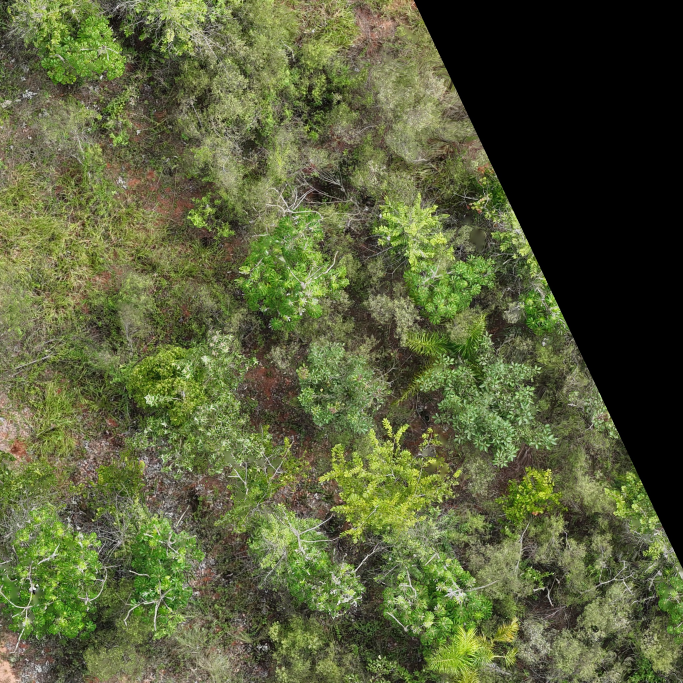
#> input picture data/validacao_backup_20260705_140926/tile_0053/tile_0053.jpg, 2048 x 2048 px (shown at 1/3 size)
$ python -i relatorio_embauba.py   (imports and definitions only)
#> lines starting #> are read from the running program, lines starting #| are printed output that depends on the picture; after the words box and inside, x2 and y2 are one past the last pixel; in counts of white or black regions, pixels touching at a corner belong together
#> further down, picture is the input picture: shape (2048, 2048, 3); mean B, G, R 58.2, 95.8, 88.8
import cv2
import numpy as np
import matplotlib
# [1 line not run here, left out]
import matplotlib.pyplot as plt
import json
import os
import time
import tracemalloc
from multiprocessing import Pool, cpu_count

TILES_DIR      = "tiles"
OUTPUT_DIR     = "output"
PASSO_A_PASSO_DIR = os.path.join(OUTPUT_DIR, "passo_a_passo")
TILE_DEMO      = "tiles/tile_0053.jpg"

# ── Parâmetros (espelho de embaubaHSVmask.py) ─────────────────────────────────
HSV_LOWER   = np.array([44, 144, 104])
HSV_UPPER   = np.array([58, 231, 203])
BLUR_KERNEL = (9, 9)
CLOSE_SIZE  = 25
OPEN_SIZE   = 9
AREA_MIN    = 10_000


# ── Pipeline ──────────────────────────────────────────────────────────────────

def detectar(img_bgr):
    img_rgb = cv2.cvtColor(img_bgr, cv2.COLOR_BGR2RGB)

    # suavização
    blurred = cv2.GaussianBlur(img_bgr, BLUR_KERNEL, 0)

    # segmentação por cor HSV
    hsv        = cv2.cvtColor(blurred, cv2.COLOR_BGR2HSV)
#> hsv: shape (2048, 2048, 3); mean H, S, V 28, 85.5, 97.5
    mask_bruta = cv2.inRange(hsv, HSV_LOWER, HSV_UPPER)
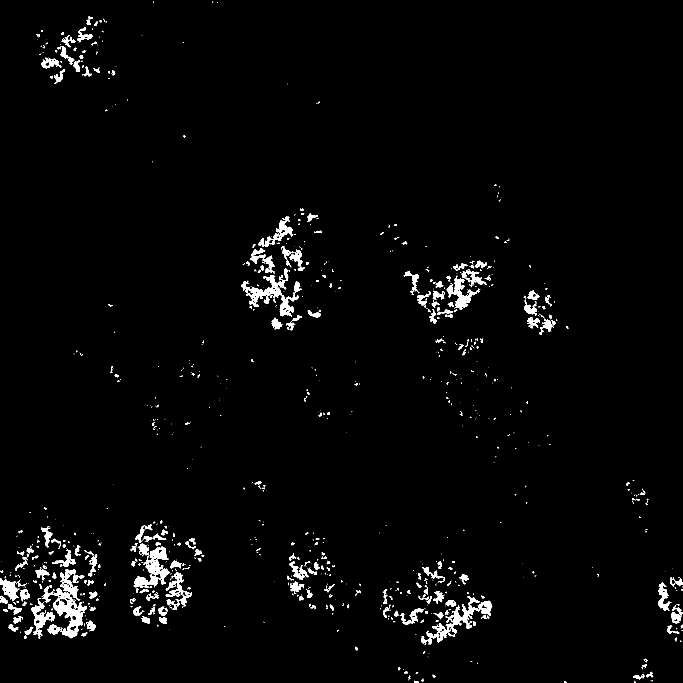
#> mask_bruta: shape (2048, 2048) (shown at 1/3 size); 2.2% white; 955 white regions (609 under 20 px), largest, box (x1, y1, x2, y2) and area: (126, 1707, 261, 1915) 9159, (724, 825, 904, 951) 5815, (1279, 1788, 1477, 1934) 5579

    # morfologia: fecha buracos, remove ruído
    k_close    = cv2.getStructuringElement(cv2.MORPH_ELLIPSE, (CLOSE_SIZE, CLOSE_SIZE))
    k_open     = cv2.getStructuringElement(cv2.MORPH_ELLIPSE, (OPEN_SIZE, OPEN_SIZE))
    mask_fecha = cv2.morphologyEx(mask_bruta, cv2.MORPH_CLOSE, k_close)
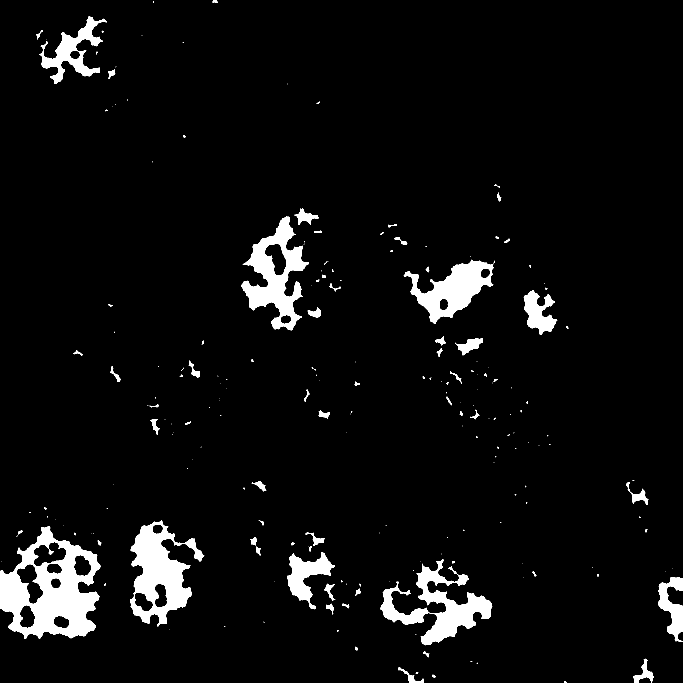
#> mask_fecha: shape (2048, 2048) (shown at 1/3 size); 5.1% white; 217 white regions (129 under 20 px), largest, box (x1, y1, x2, y2) and area: (0, 1579, 302, 1917) 51314, (390, 1561, 613, 1879) 31598, (724, 650, 927, 991) 27277
    mask_limpa = cv2.morphologyEx(mask_fecha, cv2.MORPH_OPEN,  k_open)
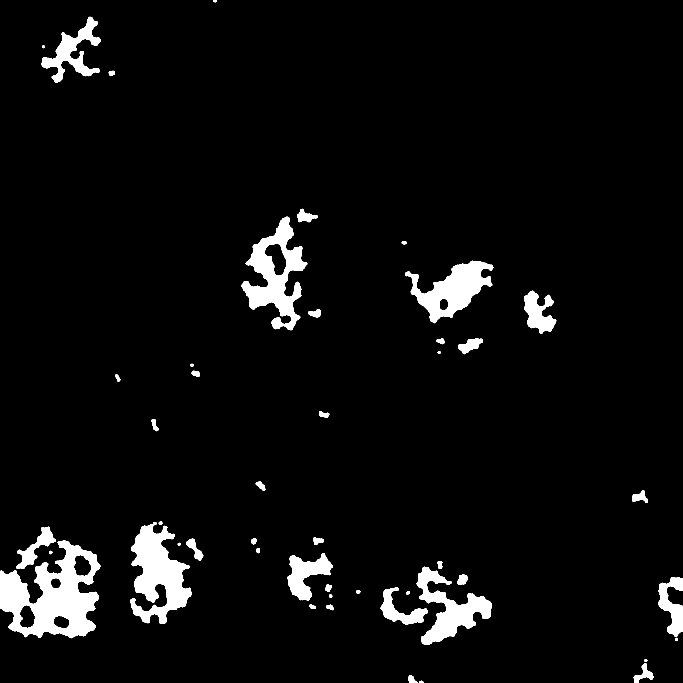
#> mask_limpa: shape (2048, 2048) (shown at 1/3 size); 4.8% white; 47 white regions

    # filtra contornos por área mínima
    todos, _  = cv2.findContours(mask_limpa, cv2.RETR_EXTERNAL, cv2.CHAIN_APPROX_SIMPLE)
#> todos = 47 contours; largest, box (x1, y1, x2, y2) and area: (0, 1621, 301, 1915) 52224, (724, 650, 922, 991) 29948, (391, 1566, 575, 1871) 28820, (1215, 782, 1480, 970) 21704, (1250, 1700, 1476, 1935) 19140
    contornos = [c for c in todos if cv2.contourArea(c) > AREA_MIN]
#> contornos = 6 contours; box (x1, y1, x2, y2) and area: (0, 1621, 301, 1915) 52224, (724, 650, 922, 991) 29948, (391, 1566, 575, 1871) 28820, (1215, 782, 1480, 970) 21704, (1250, 1700, 1476, 1935) 19140, (125, 50, 303, 249) 10832

    # desenha convex hull de cada detecção
    resultado = img_rgb.copy()
    for c in contornos:
        hull = cv2.convexHull(c)
        x, y, _, _ = cv2.boundingRect(hull)
        cv2.drawContours(resultado, [hull], -1, (0, 200, 255), 3)
        cv2.putText(resultado, 'Cecropia', (x, y - 10),
                    cv2.FONT_HERSHEY_SIMPLEX, 0.8, (0, 200, 255), 3)
#> this loop made 6 passes
#> (x, y) on passes 1 to 6: (1250, 1700), (0, 1621), (391, 1566), (1215, 782), (724, 650), (125, 50)

    return {
        "img_rgb":      img_rgb,
        "suavizado":    cv2.cvtColor(blurred, cv2.COLOR_BGR2RGB),
        "hsv":          hsv,
        "mask_bruta":   mask_bruta,
        "mask_fecha":   mask_fecha,
        "mask_limpa":   mask_limpa,
        "contornos":    contornos,
        "resultado":    resultado,
        "count":        len(contornos),
        "areas_px":     [cv2.contourArea(c) for c in contornos],
        "coverage_pct": float(np.count_nonzero(mask_limpa)) / mask_limpa.size * 100,
    }


# ── Passo a passo ─────────────────────────────────────────────────────────────

# [244 lines left out: functions _salvar_passo_a_passo, _processar_tile, processar_todos_tiles, gerar_figuras, gerar_relatorio, _salvar and 1 more, not called in this run]


# ── Main ──────────────────────────────────────────────────────────────────────

# [14 lines not run here, left out]

>>> import cv2
>>> picture = cv2.imread('data/validacao_backup_20260705_140926/tile_0053/tile_0053.jpg')
>>> result = detectar(picture)
#> result = 11 items

$ run again, on data/validacao_backup_20260705_140926/tile_0048/tile_0048.jpg
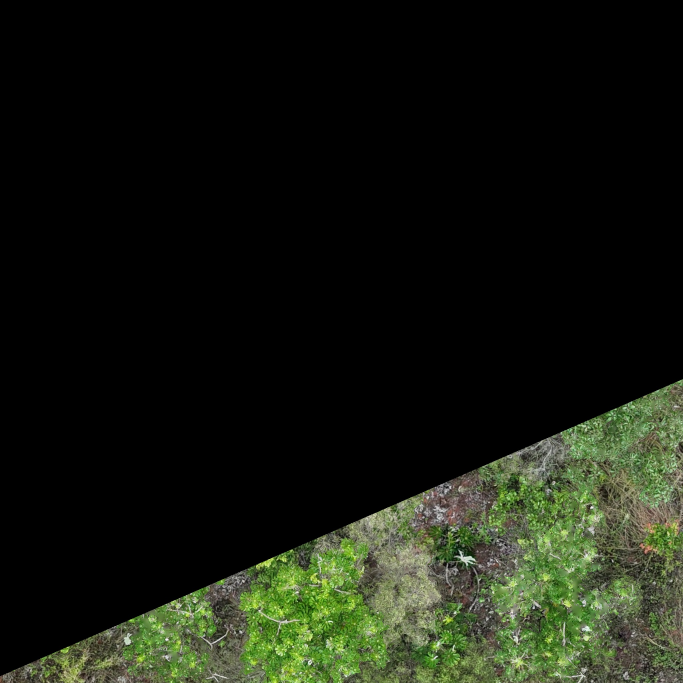
#> input picture data/validacao_backup_20260705_140926/tile_0048/tile_0048.jpg, 2048 x 2048 px (shown at 1/3 size)
#> picture is the input picture: shape (2048, 2048, 3); mean B, G, R 16.4, 26.9, 22.5
#> hsv: shape (2048, 2048, 3); mean H, S, V 9.2, 22.8, 27.1
#> in detectar, `mask_bruta = cv2.inRange(hsv, HSV_LOWER, HSV_UPPER)`:
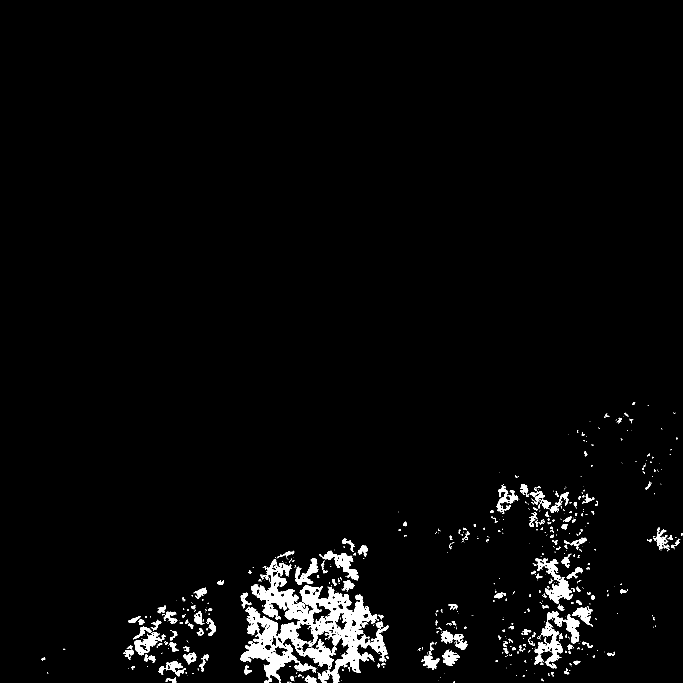
#> mask_bruta: shape (2048, 2048) (shown at 1/3 size); 2.7% white; 576 white regions (362 under 20 px), largest, box (x1, y1, x2, y2) and area: (720, 1677, 1165, 2048) 58243, (1602, 1833, 1740, 2005) 7133, (1606, 1674, 1718, 1811) 4617
#> mask_fecha: shape (2048, 2048); 5.4% white; 111 white regions (64 under 20 px), largest, box (x1, y1, x2, y2) and area: (720, 1616, 1167, 2048) 118758, (1470, 1452, 1794, 2029) 60694, (370, 1763, 648, 2048) 25972
#> in detectar, `mask_limpa = cv2.morphologyEx(mask_fecha, cv2.MORPH_OPEN,  k_open)`:
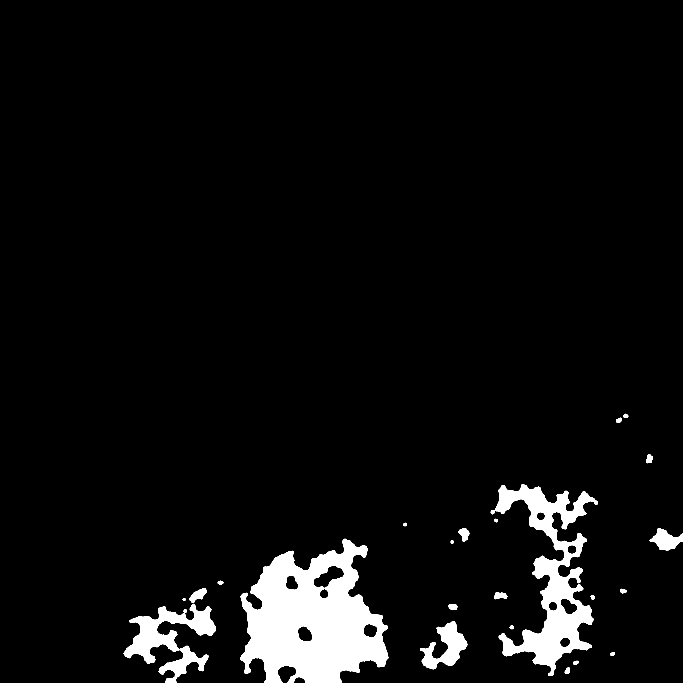
#> mask_limpa: shape (2048, 2048) (shown at 1/3 size); 5.2% white; 26 white regions
#> todos = 26 contours; largest, box (x1, y1, x2, y2) and area: (721, 1616, 1165, 2048) 125234, (1485, 1453, 1793, 2028) 61148, (371, 1811, 648, 1991) 17888, (1260, 1864, 1402, 2008) 8798, (476, 1937, 626, 2048) 5310
#> contornos = 3 contours; box (x1, y1, x2, y2) and area: (721, 1616, 1165, 2048) 125234, (1485, 1453, 1793, 2028) 61148, (371, 1811, 648, 1991) 17888
#> the loop in detectar, `for c in contornos:` made 3 passes
#> (x, y) on passes 1 to 3: (371, 1811), (721, 1616), (1485, 1453)
#> result = 11 items

$ run again, on data/validacao_backup_20260705_140926/tile_0086/tile_0086.jpg
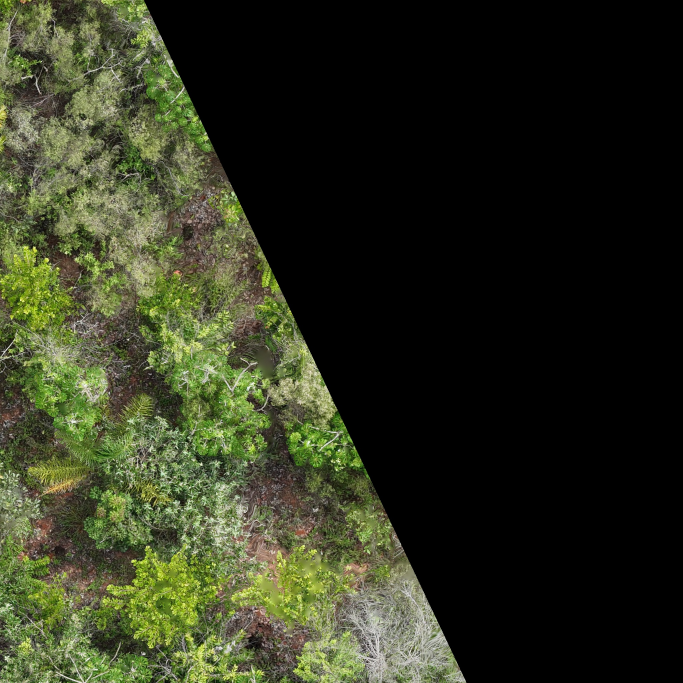
#> input picture data/validacao_backup_20260705_140926/tile_0086/tile_0086.jpg, 2048 x 2048 px (shown at 1/3 size)
#> picture is the input picture: shape (2048, 2048, 3); mean B, G, R 31.3, 51.2, 47
#> hsv: shape (2048, 2048, 3); mean H, S, V 15.4, 46, 52.1
#> in detectar, `mask_bruta = cv2.inRange(hsv, HSV_LOWER, HSV_UPPER)`:
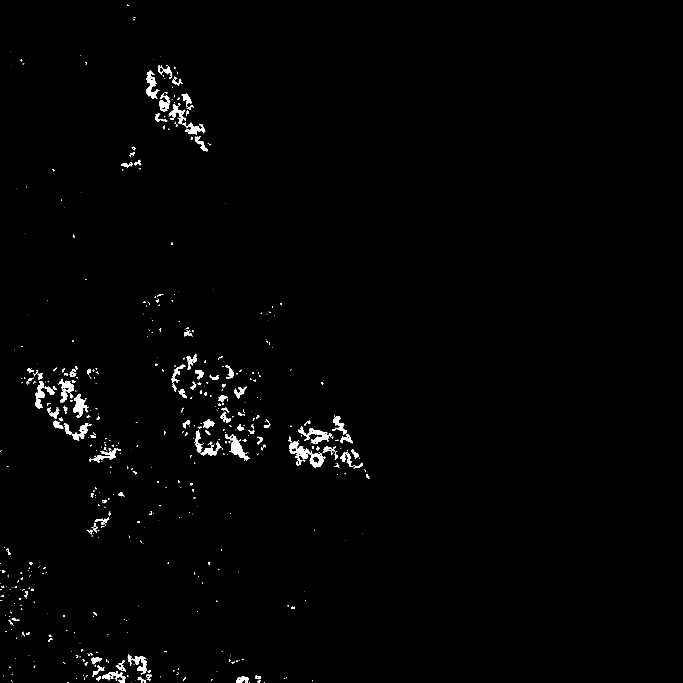
#> mask_bruta: shape (2048, 2048) (shown at 1/3 size); 1% white; 670 white regions (474 under 20 px), largest, box (x1, y1, x2, y2) and area: (675, 1302, 748, 1383) 1779, (867, 1320, 936, 1396) 1670, (894, 1279, 995, 1332) 1576
#> mask_fecha: shape (2048, 2048); 2.5% white; 200 white regions (126 under 20 px), largest, box (x1, y1, x2, y2) and area: (64, 1099, 298, 1323) 19220, (865, 1244, 1090, 1405) 17532, (440, 195, 634, 454) 15830
#> in detectar, `mask_limpa = cv2.morphologyEx(mask_fecha, cv2.MORPH_OPEN,  k_open)`:
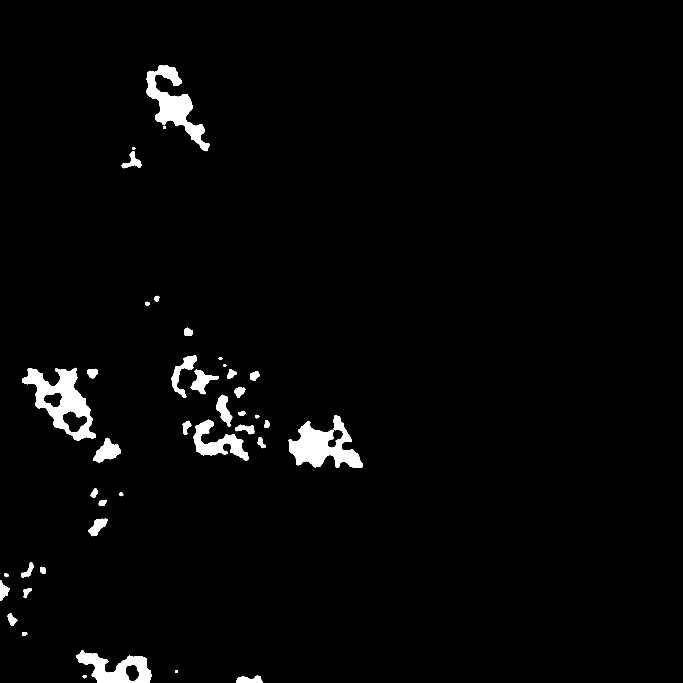
#> mask_limpa: shape (2048, 2048) (shown at 1/3 size); 2.3% white; 41 white regions
#> todos = 41 contours; largest, box (x1, y1, x2, y2) and area: (66, 1103, 288, 1322) 23086, (866, 1246, 1088, 1404) 16824, (440, 196, 629, 454) 15071, (228, 1951, 455, 2048) 11937, (581, 1259, 747, 1382) 7590
#> contornos = 4 contours; box (x1, y1, x2, y2) and area: (66, 1103, 288, 1322) 23086, (866, 1246, 1088, 1404) 16824, (440, 196, 629, 454) 15071, (228, 1951, 455, 2048) 11937
#> the loop in detectar, `for c in contornos:` made 4 passes
#> (x, y) on passes 1 to 4: (228, 1951), (866, 1246), (66, 1103), (440, 196)
#> result = 11 items
